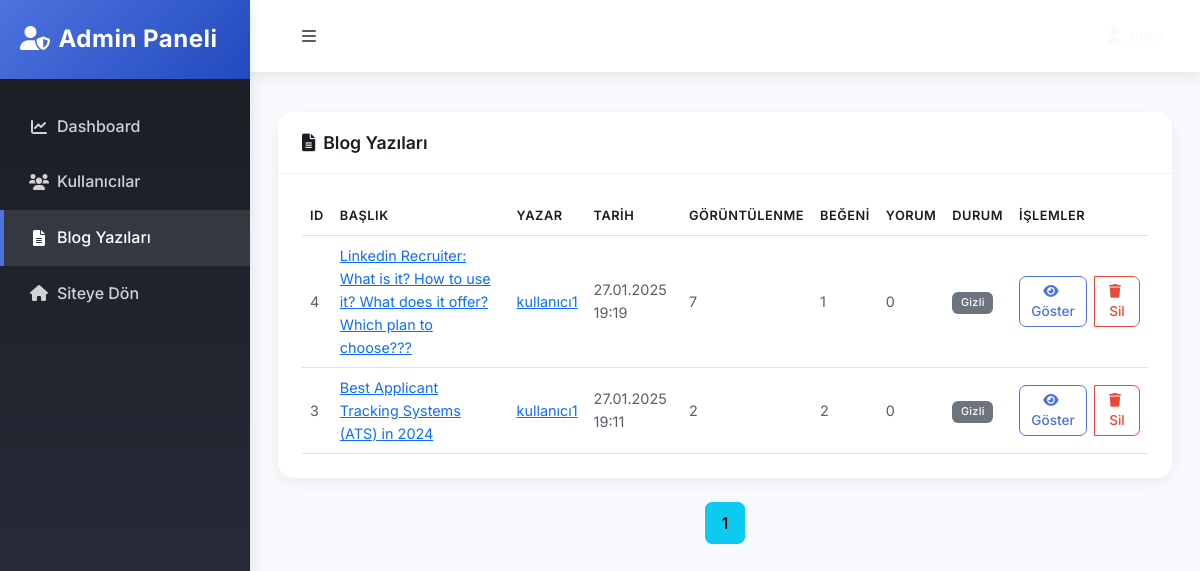
The page /admin/posts (signed in) on the database as committed earlier.
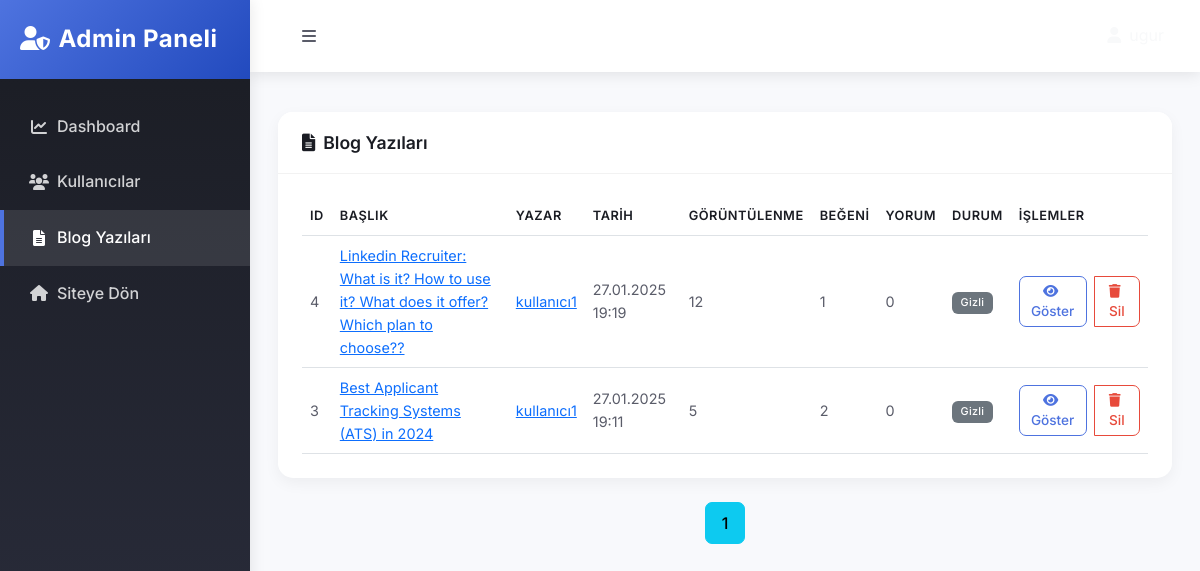
The same page on the database as committed later.
### blog/models.py (models this page shows, shortened)
class Post(db.Model):
    id = db.Column(db.Integer, primary_key=True)
    title = db.Column(db.String(100), nullable=False)
    date_posted = db.Column(db.DateTime, nullable=False, default=datetime.utcnow)
    content = db.Column(db.Text, nullable=False)
    image_file = db.Column(db.String(20), nullable=False, default='default_post.jpg')
    views = db.Column(db.Integer, default=0)
    user_id = db.Column(db.Integer, db.ForeignKey('user.id'), nullable=False)
    comments = db.relationship('Comment', backref='post', lazy=True, cascade='all, delete-orphan')
    likes = db.relationship('PostLike', backref='post', lazy=True, cascade='all, delete-orphan')
    def like_count(self):
        return len(self.likes)
    def comment_count(self):
        return len(self.comments)

class User(db.Model, UserMixin):
    id = db.Column(db.Integer, primary_key=True)
    username = db.Column(db.String(20), unique=True, nullable=False)
    email = db.Column(db.String(120), unique=True, nullable=False)
    password = db.Column(db.String(60), nullable=False)
    is_admin = db.Column(db.Boolean, default=False)
    bio = db.Column(db.Text, nullable=True)
    location = db.Column(db.String(100), nullable=True)
    website = db.Column(db.String(100), nullable=True)
    twitter = db.Column(db.String(100), nullable=True)
    instagram = db.Column(db.String(100), nullable=True)
    github = db.Column(db.String(100), nullable=True)
    join_date = db.Column(db.DateTime, nullable=False, default=datetime.utcnow)
    posts = db.relationship('Post', backref='author', lazy=True)
    likes = db.relationship('PostLike', backref='user', lazy=True)
    comments = db.relationship('Comment', backref='author', lazy=True)

### blog/admin.py (the view)
@admin.route("/admin/posts")
@login_required
@admin_required
def post_list():
    page = request.args.get('page', 1, type=int)
    posts = Post.query.order_by(Post.date_posted.desc()).paginate(page=page, per_page=10)
    return render_template('admin/posts.html', posts=posts)

### blog/admin.py (called while the page is built)
def admin_required(f):
    @wraps(f)
    def decorated_function(*args, **kwargs):
        if not current_user.is_authenticated or not current_user.is_admin:
            flash('Bu sayfaya erişim yetkiniz yok!', 'danger')
            return redirect(url_for('main.home'))
        return f(*args, **kwargs)
    return decorated_function

### blog/models.py (called while the page is built)
@login_manager.user_loader
def load_user(user_id):
    return User.query.get(int(user_id))

### blog/templates/admin/posts.html (shortened to what this page needs)
{% extends "admin/layout.html" %}
{% block content %}
<div class="card">
    <div class="card-header">
        <h5 class="mb-0"><i class="fas fa-file-alt me-2"></i>Blog Yazıları</h5>
    </div>
    <div class="card-body">
        <div class="table-responsive">
            <table class="table table-hover">
                <thead>
                    <tr>
                        <th>ID</th>
                        <th>Başlık</th>
                        <th>Yazar</th>
                        <th>Tarih</th>
                        <th>Görüntülenme</th>
                        <th>Beğeni</th>
                        <th>Yorum</th>
                        <th>Durum</th>
                        <th>İşlemler</th>
                    </tr>
                </thead>
                <tbody>
                    {% for post in posts.items %}
                    <tr>
                        <td>{{ post.id }}</td>
                        <td>
                            <a href="{{ url_for('main.post', post_id=post.id) }}" target="_blank">
                                {{ post.title }}
                            </a>
                        </td>
                        <td>
                            <a href="{{ url_for('users.profile', username=post.author.username) }}" target="_blank">
                                {{ post.author.username }}
                            </a>
                        </td>
                        <td>{{ post.date_posted.strftime('%d.%m.%Y %H:%M') }}</td>
                        <td>{{ post.views }}</td>
                        <td>{{ post.like_count() }}</td>
                        <td>{{ post.comment_count() }}</td>
                        <td>
                            {% if post.is_visible %}
                                <span class="badge bg-success">Görünür</span>
                            {% else %}
                                <span class="badge bg-secondary">Gizli</span>
                            {% endif %}
                        </td>
                        <td>
                            <div class="btn-group" role="group">
                                <form action="{{ url_for('admin.toggle_post_visibility', post_id=post.id) }}" method="POST" class="d-inline">
                                    <button type="submit" class="btn btn-sm btn-outline-primary me-2">
                                        {% if post.is_visible %}
                                            <i class="fas fa-eye-slash me-1"></i>Gizle
                                        {% else %}
                                            <i class="fas fa-eye me-1"></i>Göster
                                        {% endif %}
                                    </button>
                                </form>
                                <button type="button" class="btn btn-sm btn-outline-danger" data-bs-toggle="modal" data-bs-target="#deleteModal{{ post.id }}">
                                    <i class="fas fa-trash me-1"></i>Sil
                                </button>
                            </div>
                        </td>
                    </tr>
                    {% endfor %}
                </tbody>
            </table>
        </div>
    </div>
</div>
<div class="pagination-container text-center mt-4">
    {% for page_num in posts.iter_pages(left_edge=1, right_edge=1, left_current=1, right_current=2) %}
        {% if page_num %}
            {% if posts.page == page_num %}
                <a class="btn btn-info mb-4" href="{{ url_for('admin.post_list', page=page_num) }}">{{ page_num }}</a>
            {% else %}
                <a class="btn btn-outline-info mb-4" href="{{ url_for('admin.post_list', page=page_num) }}">{{ page_num }}</a>
            {% endif %}
        {% else %}
            <span class="btn btn-outline-secondary mb-4 disabled">...</span>
        {% endif %}
    {% endfor %}
</div>
{% endblock content %}

Rows that differ between the two databases and show on the page:
changed Post id 4: title "Linkedin Recruiter: What is it? How to use it? What does it offer? Which plan to choose???" → "Linkedin Recruiter: What is it? How to use it? What does it offer? Which plan to choose??"; views "7" → "12"
changed Post "Best Applicant Tracking Systems (ATS) in 2024": views "2" → "5"
